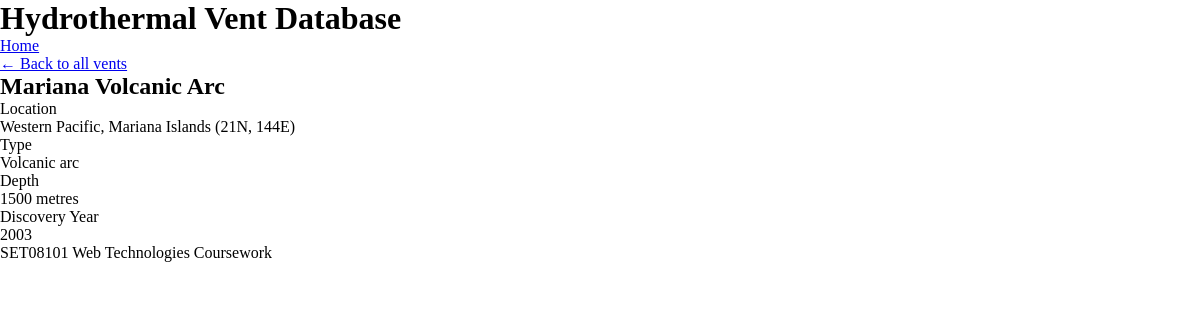
Page /vent.php?id=5 on the committed database.
### tables this page shows
CREATE TABLE vents (
    id INT AUTO_INCREMENT PRIMARY KEY,
    name VARCHAR(100) NOT NULL,
    location VARCHAR(200) NOT NULL,
    type VARCHAR(50) NOT NULL,
    depth_metres INT NOT NULL,
    discovery_year INT NOT NULL
);

### includes/config.php (called while the page is built, shortened)
<?php
function e($string) {
    return htmlspecialchars($string, ENT_QUOTES, 'UTF-8');
}

### vent.php (the view, shortened to what this page needs)
<?php
$ventId = (int)$_GET['id'];
$pdo = getDbConnection();
$stmt = $pdo->prepare('SELECT id, name, location, type, depth_metres, discovery_year FROM vents WHERE id = ?');
$stmt->execute([$ventId]);
$vent = $stmt->fetch();
require_once 'includes/header.php';
?>
<p><a href="index.php">&larr; Back to all vents</a></p>
<h2><?php echo e($vent['name']); ?></h2>
<dl>
    <dt>Location</dt>
    <dd><?php echo e($vent['location']); ?></dd>
    <dt>Type</dt>
    <dd><?php echo e($vent['type']); ?></dd>
    <dt>Depth</dt>
    <dd><?php echo e($vent['depth_metres']); ?> metres</dd>
    <dt>Discovery Year</dt>
    <dd><?php echo e($vent['discovery_year']); ?></dd>
</dl>
<?php require_once 'includes/footer.php'; ?>

### rows in the picture
vents: name "Mariana Volcanic Arc", location "Western Pacific, Mariana Islands (21N, 144E)", type "Volcanic arc", depth_metres "1500", discovery_year "2003"
